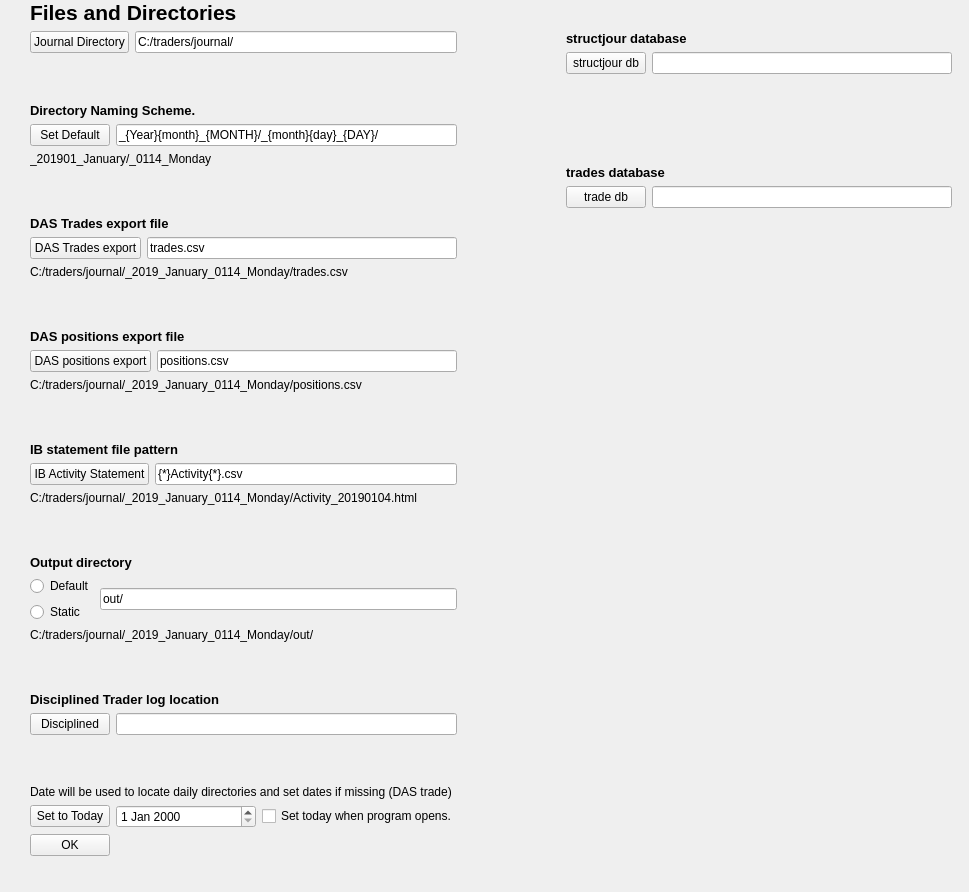
<?xml version="1.0" encoding="UTF-8"?>
<ui version="4.0">
 <class>Dialog</class>
 <widget class="QDialog" name="Dialog">
  <property name="geometry">
   <rect>
    <x>0</x>
    <y>0</y>
    <width>969</width>
    <height>892</height>
   </rect>
  </property>
  <property name="windowTitle">
   <string>File Settings</string>
  </property>
  <property name="windowIcon">
   <iconset>
    <normaloff>../../images/ZSLogo.png</normaloff>../../images/ZSLogo.png</iconset>
  </property>
  <widget class="QWidget" name="layoutWidget">
   <property name="geometry">
    <rect>
     <x>30</x>
     <y>0</y>
     <width>922</width>
     <height>856</height>
    </rect>
   </property>
   <layout class="QVBoxLayout" name="verticalLayout_6">
    <item>
     <widget class="QLabel" name="label_9">
      <property name="font">
       <font>
        <pointsize>16</pointsize>
        <weight>75</weight>
        <bold>true</bold>
       </font>
      </property>
      <property name="text">
       <string>Files and Directories</string>
      </property>
     </widget>
    </item>
    <item>
     <layout class="QHBoxLayout" name="horizontalLayout_12">
      <item>
       <layout class="QVBoxLayout" name="verticalLayout_2">
        <item>
         <layout class="QHBoxLayout" name="horizontalLayout">
          <item>
           <widget class="QPushButton" name="journalBtn">
            <property name="focusPolicy">
             <enum>Qt::NoFocus</enum>
            </property>
            <property name="text">
             <string>Journal Directory</string>
            </property>
           </widget>
          </item>
          <item>
           <widget class="QLineEdit" name="journal">
            <property name="minimumSize">
             <size>
              <width>300</width>
              <height>0</height>
             </size>
            </property>
            <property name="toolTip">
             <string>&lt;html&gt;&lt;head/&gt;&lt;body&gt;&lt;p&gt;&lt;span style=&quot; font-size:10pt; color:#020761;&quot;&gt;The location you choose will hold files and directories organized by dates.&lt;/span&gt;&lt;/p&gt;&lt;/body&gt;&lt;/html&gt;</string>
            </property>
            <property name="text">
             <string>C:/traders/journal/</string>
            </property>
           </widget>
          </item>
         </layout>
        </item>
        <item>
         <spacer name="verticalSpacer">
          <property name="orientation">
           <enum>Qt::Vertical</enum>
          </property>
          <property name="sizeHint" stdset="0">
           <size>
            <width>20</width>
            <height>18</height>
           </size>
          </property>
         </spacer>
        </item>
        <item>
         <widget class="QLabel" name="label">
          <property name="font">
           <font>
            <pointsize>10</pointsize>
            <weight>75</weight>
            <bold>true</bold>
           </font>
          </property>
          <property name="text">
           <string>Directory Naming Scheme. </string>
          </property>
         </widget>
        </item>
        <item>
         <layout class="QHBoxLayout" name="horizontalLayout_2">
          <item>
           <widget class="QPushButton" name="schemeBtn">
            <property name="focusPolicy">
             <enum>Qt::NoFocus</enum>
            </property>
            <property name="text">
             <string>Set Default</string>
            </property>
           </widget>
          </item>
          <item>
           <widget class="QLineEdit" name="scheme">
            <property name="minimumSize">
             <size>
              <width>300</width>
              <height>0</height>
             </size>
            </property>
            <property name="toolTip">
             <string>&lt;html&gt;&lt;head/&gt;&lt;body&gt;&lt;p&gt;Use the date variables as seen in the default naming scheme and see the result below. Please retain a month/day directory structure. Both directories should sort alpa-numerically. After editing press enter to update the naming scheme.&lt;/p&gt;&lt;/body&gt;&lt;/html&gt;</string>
            </property>
            <property name="text">
             <string>_{Year}{month}_{MONTH}/_{month}{day}_{DAY}/</string>
            </property>
           </widget>
          </item>
         </layout>
        </item>
        <item>
         <widget class="QLabel" name="schemeLbl">
          <property name="text">
           <string>_201901_January/_0114_Monday</string>
          </property>
         </widget>
        </item>
        <item>
         <spacer name="verticalSpacer_2">
          <property name="orientation">
           <enum>Qt::Vertical</enum>
          </property>
          <property name="sizeHint" stdset="0">
           <size>
            <width>20</width>
            <height>17</height>
           </size>
          </property>
         </spacer>
        </item>
        <item>
         <widget class="QLabel" name="label_2">
          <property name="font">
           <font>
            <pointsize>10</pointsize>
            <weight>75</weight>
            <bold>true</bold>
           </font>
          </property>
          <property name="text">
           <string>DAS Trades export file</string>
          </property>
         </widget>
        </item>
        <item>
         <layout class="QHBoxLayout" name="horizontalLayout_3">
          <item>
           <widget class="QPushButton" name="dasInfileBtn">
            <property name="focusPolicy">
             <enum>Qt::NoFocus</enum>
            </property>
            <property name="toolTip">
             <string>&lt;html&gt;&lt;head/&gt;&lt;body&gt;&lt;p&gt;Click this button to return the edit box to just the file name.&lt;/p&gt;&lt;/body&gt;&lt;/html&gt;</string>
            </property>
            <property name="text">
             <string>DAS Trades export</string>
            </property>
           </widget>
          </item>
          <item>
           <widget class="QLineEdit" name="dasInfile">
            <property name="minimumSize">
             <size>
              <width>300</width>
              <height>0</height>
             </size>
            </property>
            <property name="toolTip">
             <string>&lt;html&gt;&lt;head/&gt;&lt;body&gt;&lt;p&gt;&lt;span style=&quot; font-size:10pt; color:#000767;&quot;&gt;This is an export from the DAS Trader Pro trades window. Enter only the filename (exclude the path).&lt;/span&gt;&lt;/p&gt;&lt;/body&gt;&lt;/html&gt;</string>
            </property>
            <property name="text">
             <string>trades.csv</string>
            </property>
           </widget>
          </item>
         </layout>
        </item>
        <item>
         <widget class="QLabel" name="dasInfileLbl">
          <property name="text">
           <string>C:/traders/journal/_2019_January_0114_Monday/trades.csv</string>
          </property>
         </widget>
        </item>
        <item>
         <spacer name="verticalSpacer_3">
          <property name="orientation">
           <enum>Qt::Vertical</enum>
          </property>
          <property name="sizeHint" stdset="0">
           <size>
            <width>20</width>
            <height>17</height>
           </size>
          </property>
         </spacer>
        </item>
        <item>
         <widget class="QLabel" name="label_3">
          <property name="font">
           <font>
            <pointsize>10</pointsize>
            <weight>75</weight>
            <bold>true</bold>
           </font>
          </property>
          <property name="text">
           <string>DAS positions export file</string>
          </property>
         </widget>
        </item>
        <item>
         <layout class="QHBoxLayout" name="horizontalLayout_4">
          <item>
           <widget class="QPushButton" name="dasInfile2Btn">
            <property name="focusPolicy">
             <enum>Qt::NoFocus</enum>
            </property>
            <property name="text">
             <string>DAS positions export</string>
            </property>
           </widget>
          </item>
          <item>
           <widget class="QLineEdit" name="dasInfile2">
            <property name="minimumSize">
             <size>
              <width>300</width>
              <height>0</height>
             </size>
            </property>
            <property name="toolTip">
             <string>&lt;html&gt;&lt;head/&gt;&lt;body&gt;&lt;p&gt;&lt;span style=&quot; font-size:10pt; color:#08056c;&quot;&gt;This is an export from DAS trader pro of the positions window.&lt;/span&gt;&lt;/p&gt;&lt;/body&gt;&lt;/html&gt;</string>
            </property>
            <property name="text">
             <string>positions.csv</string>
            </property>
           </widget>
          </item>
         </layout>
        </item>
        <item>
         <widget class="QLabel" name="dasInfile2Lbl">
          <property name="text">
           <string>C:/traders/journal/_2019_January_0114_Monday/positions.csv</string>
          </property>
         </widget>
        </item>
        <item>
         <spacer name="verticalSpacer_4">
          <property name="orientation">
           <enum>Qt::Vertical</enum>
          </property>
          <property name="sizeHint" stdset="0">
           <size>
            <width>20</width>
            <height>17</height>
           </size>
          </property>
         </spacer>
        </item>
        <item>
         <widget class="QLabel" name="label_4">
          <property name="font">
           <font>
            <pointsize>10</pointsize>
            <weight>75</weight>
            <bold>true</bold>
           </font>
          </property>
          <property name="text">
           <string>IB statement file pattern</string>
          </property>
         </widget>
        </item>
        <item>
         <layout class="QHBoxLayout" name="horizontalLayout_5">
          <item>
           <widget class="QPushButton" name="ibInfileBtn">
            <property name="focusPolicy">
             <enum>Qt::NoFocus</enum>
            </property>
            <property name="text">
             <string>IB Activity Statement</string>
            </property>
           </widget>
          </item>
          <item>
           <widget class="QLineEdit" name="ibInfile">
            <property name="toolTip">
             <string>&lt;html&gt;&lt;head/&gt;&lt;body&gt;&lt;p&gt;&lt;span style=&quot; font-size:large; font-weight:600; color:#021581;&quot;&gt;Using the (simplified) globular {*}&lt;/span&gt;&lt;/p&gt;&lt;p&gt;&lt;span style=&quot; font-size:10pt;&quot;&gt;Use the &lt;/span&gt;&lt;span style=&quot; font-size:10pt; font-weight:600;&quot;&gt;{*}&lt;/span&gt;&lt;span style=&quot; font-size:10pt;&quot;&gt; to replace any characters.&lt;/span&gt;&lt;/p&gt;&lt;p&gt;&lt;span style=&quot; font-size:10pt; font-weight:600;&quot;&gt;Activity{*}.html&lt;/span&gt;&lt;span style=&quot; font-size:10pt;&quot;&gt; will match &lt;/span&gt;&lt;span style=&quot; font-size:10pt; font-weight:600;&quot;&gt;ActivityStatementU1234567.html&lt;/span&gt;&lt;/p&gt;&lt;p&gt;&lt;span style=&quot; font-size:10pt; font-weight:600;&quot;&gt;Activity{*}0904{*}.html&lt;/span&gt;&lt;span style=&quot; font-size:10pt;&quot;&gt; would match &lt;/span&gt;&lt;span style=&quot; font-size:10pt; font-weight:600;&quot;&gt;ActivityStatement.20190904.html&lt;/span&gt;&lt;/p&gt;&lt;p&gt;&lt;span style=&quot; font-size:10pt; font-weight:600;&quot;&gt;{*}.html&lt;/span&gt;&lt;span style=&quot; font-size:10pt;&quot;&gt; will show all files ending in html&lt;/span&gt;&lt;/p&gt;&lt;p&gt;&lt;span style=&quot; font-size:10pt;&quot;&gt;Press enter or tab or click on a different object to see the results below.&lt;/span&gt;&lt;/p&gt;&lt;/body&gt;&lt;/html&gt;</string>
            </property>
            <property name="text">
             <string>{*}Activity{*}.csv</string>
            </property>
           </widget>
          </item>
         </layout>
        </item>
        <item>
         <widget class="QLabel" name="ibInfileLbl">
          <property name="text">
           <string>C:/traders/journal/_2019_January_0114_Monday/Activity_20190104.html</string>
          </property>
         </widget>
        </item>
        <item>
         <spacer name="verticalSpacer_5">
          <property name="orientation">
           <enum>Qt::Vertical</enum>
          </property>
          <property name="sizeHint" stdset="0">
           <size>
            <width>20</width>
            <height>17</height>
           </size>
          </property>
         </spacer>
        </item>
        <item>
         <widget class="QLabel" name="label_5">
          <property name="font">
           <font>
            <pointsize>10</pointsize>
            <weight>75</weight>
            <bold>true</bold>
           </font>
          </property>
          <property name="text">
           <string>Output directory</string>
          </property>
         </widget>
        </item>
        <item>
         <layout class="QHBoxLayout" name="horizontalLayout_6">
          <item>
           <layout class="QVBoxLayout" name="verticalLayout">
            <item>
             <widget class="QRadioButton" name="outdirDefault">
              <property name="text">
               <string>Default</string>
              </property>
             </widget>
            </item>
            <item>
             <widget class="QRadioButton" name="outdirStatic">
              <property name="text">
               <string>Static</string>
              </property>
             </widget>
            </item>
           </layout>
          </item>
          <item>
           <widget class="QLineEdit" name="outdir">
            <property name="minimumSize">
             <size>
              <width>300</width>
              <height>0</height>
             </size>
            </property>
            <property name="toolTip">
             <string>&lt;html&gt;&lt;head/&gt;&lt;body&gt;&lt;p&gt;&lt;span style=&quot; font-size:10pt; color:#040e6a;&quot;&gt;By default, the output dir will be below the indir. Recommend generally to keep default. Output files and charts will be saved to this directory.&lt;/span&gt;&lt;/p&gt;&lt;/body&gt;&lt;/html&gt;</string>
            </property>
            <property name="text">
             <string>out/</string>
            </property>
           </widget>
          </item>
         </layout>
        </item>
        <item>
         <widget class="QLabel" name="outdirLbl">
          <property name="text">
           <string>C:/traders/journal/_2019_January_0114_Monday/out/</string>
          </property>
         </widget>
        </item>
        <item>
         <spacer name="verticalSpacer_6">
          <property name="orientation">
           <enum>Qt::Vertical</enum>
          </property>
          <property name="sizeHint" stdset="0">
           <size>
            <width>20</width>
            <height>17</height>
           </size>
          </property>
         </spacer>
        </item>
        <item>
         <widget class="QLabel" name="label_6">
          <property name="font">
           <font>
            <pointsize>10</pointsize>
            <weight>75</weight>
            <bold>true</bold>
           </font>
          </property>
          <property name="text">
           <string>Disciplined Trader log location</string>
          </property>
         </widget>
        </item>
        <item>
         <layout class="QHBoxLayout" name="horizontalLayout_9">
          <item>
           <widget class="QPushButton" name="disciplinedBtn">
            <property name="focusPolicy">
             <enum>Qt::NoFocus</enum>
            </property>
            <property name="text">
             <string>Disciplined</string>
            </property>
           </widget>
          </item>
          <item>
           <widget class="QLineEdit" name="disciplinedEdit">
            <property name="minimumSize">
             <size>
              <width>300</width>
              <height>0</height>
             </size>
            </property>
            <property name="text">
             <string/>
            </property>
           </widget>
          </item>
         </layout>
        </item>
        <item>
         <spacer name="verticalSpacer_7">
          <property name="orientation">
           <enum>Qt::Vertical</enum>
          </property>
          <property name="sizeHint" stdset="0">
           <size>
            <width>20</width>
            <height>17</height>
           </size>
          </property>
         </spacer>
        </item>
        <item>
         <widget class="QLabel" name="explainDateLbl">
          <property name="text">
           <string>Date will be used to locate daily directories and set dates if missing (DAS trade)</string>
          </property>
         </widget>
        </item>
        <item>
         <layout class="QHBoxLayout" name="horizontalLayout_7">
          <item>
           <widget class="QPushButton" name="theDateBtn">
            <property name="focusPolicy">
             <enum>Qt::NoFocus</enum>
            </property>
            <property name="text">
             <string>Set to Today</string>
            </property>
           </widget>
          </item>
          <item>
           <widget class="QDateEdit" name="theDate">
            <property name="sizePolicy">
             <sizepolicy hsizetype="MinimumExpanding" vsizetype="Fixed">
              <horstretch>0</horstretch>
              <verstretch>0</verstretch>
             </sizepolicy>
            </property>
            <property name="toolTip">
             <string>&lt;html&gt;&lt;head/&gt;&lt;body&gt;&lt;p&gt;&lt;span style=&quot; color:#042170;&quot;&gt;Change the date to update the directories on this form.&lt;/span&gt;&lt;/p&gt;&lt;/body&gt;&lt;/html&gt;</string>
            </property>
           </widget>
          </item>
          <item>
           <widget class="QCheckBox" name="theDateCbox">
            <property name="focusPolicy">
             <enum>Qt::TabFocus</enum>
            </property>
            <property name="text">
             <string>Set today when program opens.</string>
            </property>
            <property name="checked">
             <bool>false</bool>
            </property>
           </widget>
          </item>
         </layout>
        </item>
        <item>
         <layout class="QHBoxLayout" name="horizontalLayout_8">
          <item>
           <widget class="QPushButton" name="okBtn">
            <property name="focusPolicy">
             <enum>Qt::NoFocus</enum>
            </property>
            <property name="text">
             <string>OK</string>
            </property>
           </widget>
          </item>
          <item>
           <spacer name="horizontalSpacer">
            <property name="orientation">
             <enum>Qt::Horizontal</enum>
            </property>
            <property name="sizeHint" stdset="0">
             <size>
              <width>228</width>
              <height>20</height>
             </size>
            </property>
           </spacer>
          </item>
         </layout>
        </item>
       </layout>
      </item>
      <item>
       <spacer name="horizontalSpacer_2">
        <property name="orientation">
         <enum>Qt::Horizontal</enum>
        </property>
        <property name="sizeHint" stdset="0">
         <size>
          <width>40</width>
          <height>20</height>
         </size>
        </property>
       </spacer>
      </item>
      <item>
       <layout class="QVBoxLayout" name="verticalLayout_5">
        <item>
         <layout class="QVBoxLayout" name="verticalLayout_3">
          <item>
           <widget class="QLabel" name="label_7">
            <property name="font">
             <font>
              <pointsize>10</pointsize>
              <weight>75</weight>
              <bold>true</bold>
             </font>
            </property>
            <property name="text">
             <string>structjour database</string>
            </property>
           </widget>
          </item>
          <item>
           <layout class="QHBoxLayout" name="horizontalLayout_10">
            <item>
             <widget class="QPushButton" name="structjourDbBtn">
              <property name="focusPolicy">
               <enum>Qt::NoFocus</enum>
              </property>
              <property name="text">
               <string>structjour db</string>
              </property>
             </widget>
            </item>
            <item>
             <widget class="QLineEdit" name="structjourDbEdit">
              <property name="minimumSize">
               <size>
                <width>300</width>
                <height>0</height>
               </size>
              </property>
              <property name="text">
               <string/>
              </property>
             </widget>
            </item>
           </layout>
          </item>
         </layout>
        </item>
        <item>
         <layout class="QVBoxLayout" name="verticalLayout_4">
          <item>
           <spacer name="verticalSpacer_9">
            <property name="orientation">
             <enum>Qt::Vertical</enum>
            </property>
            <property name="sizeHint" stdset="0">
             <size>
              <width>20</width>
              <height>40</height>
             </size>
            </property>
           </spacer>
          </item>
          <item>
           <widget class="QLabel" name="label_8">
            <property name="font">
             <font>
              <pointsize>10</pointsize>
              <weight>75</weight>
              <bold>true</bold>
             </font>
            </property>
            <property name="text">
             <string>trades database</string>
            </property>
           </widget>
          </item>
          <item>
           <layout class="QHBoxLayout" name="horizontalLayout_11">
            <item>
             <widget class="QPushButton" name="tradeDbBtn">
              <property name="focusPolicy">
               <enum>Qt::NoFocus</enum>
              </property>
              <property name="text">
               <string>trade db</string>
              </property>
             </widget>
            </item>
            <item>
             <widget class="QLineEdit" name="tradeDbEdit">
              <property name="minimumSize">
               <size>
                <width>300</width>
                <height>0</height>
               </size>
              </property>
              <property name="text">
               <string/>
              </property>
             </widget>
            </item>
           </layout>
          </item>
         </layout>
        </item>
        <item>
         <spacer name="verticalSpacer_8">
          <property name="orientation">
           <enum>Qt::Vertical</enum>
          </property>
          <property name="sizeHint" stdset="0">
           <size>
            <width>20</width>
            <height>648</height>
           </size>
          </property>
         </spacer>
        </item>
       </layout>
      </item>
     </layout>
    </item>
   </layout>
  </widget>
 </widget>
 <resources/>
 <connections/>
</ui>
